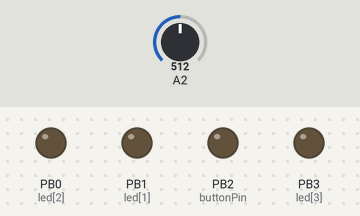
The sketch below on a simulated ATtiny85, built with avr-gcc and run on an emulated ATtiny85. Shown: output pins drawn as LEDs (lit = HIGH). Inputs (shaded band) come from the test bench; at power-on: A2 = 512. Random numbers use the default seed unless the sketch sets one.

Above: at 1.2 s.
1.3 s: A2 set to 410
2.8 s: A2 set to 381
At 3.19 s:
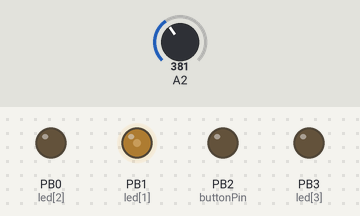
At 4.31 s:
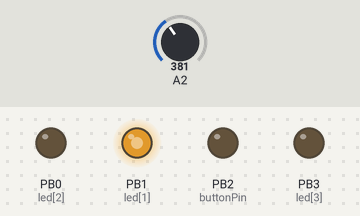
Timing chart, 0 to 51.2 s (numbered marks = the images above; inputs shaded):
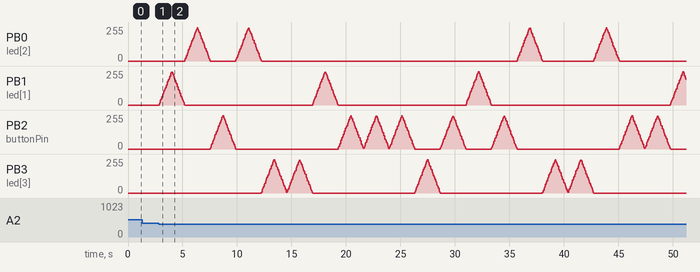

Measured:
- the behaviour switches between 400 and 399 on A2 (found by bisection; images 0 and 1)
- after the input at 1.3 s, every drawn part: stays the same

The sketch:

a_tinySoftPWM_twoButtonsIN.ino
```cpp
/*Software PWM on Attiny85
 Ernst Christensen 16.okt. 2011
 copied from here: http://arduino.cc/forum/index.php/topic,75334.0.html
 */

int led[]={
  2,1,0,3};
int buttonPin = 2;
int arousalValue = 0;
int arousalStage = 0;
boolean buttonPressed = false;

void setup(){
  for (int z=0;z<4;z++){
    pinMode(led[z],OUTPUT);
  }
  pinMode(4, INPUT);  // setting pin A2 as input interrupts with using pin 2 as output???
  digitalWrite(4, HIGH);  // set internal pullups for digital pin 4 = analog pin 2

}


void loop(){
  arousalValue = analogRead(buttonPin);

  if(arousalValue < 400 && arousalValue > 100 && buttonPressed == false) {
    buttonPressed = true;
    arousalStage++;
    if(arousalStage > 3) arousalStage = 3;
    delay(10);
  }
  if(arousalValue < 100 && arousalValue > 0 && buttonPressed == false) {
    buttonPressed = true;
    arousalStage--;
    if(arousalStage < 0) arousalStage = 0;
    delay(10);
  }
  if(arousalValue > 400) buttonPressed = false;

  //if(arousalStage != 0) {
  int light = int(random(0,4));   // pick a random pin(s) to trigger

  // fade on
  for(int x=1;x<254;x++) {
    if(arousalStage > 0) spwm(x,led[light],18);
    if(arousalStage > 1) spwm(x,led[light-1],3);
    if(arousalStage > 2) spwm(x,led[light+1],1);
  }

  // fade off
  for(int x=254;x>1;x--) {
    if(arousalStage > 0) spwm(x,led[light],18);
    if(arousalStage > 1) spwm(x,led[light-1],3);
    if(arousalStage > 2) spwm(x,led[light+1],1);
  }
  //}

}  // end loop


void spwm(int freq,int pin,int sp){

  //on
  digitalWrite(pin,HIGH);
  delayMicroseconds(sp*freq);

  // off
  digitalWrite(pin,LOW);
  delayMicroseconds(sp*(255-freq));


} //spwm
```
